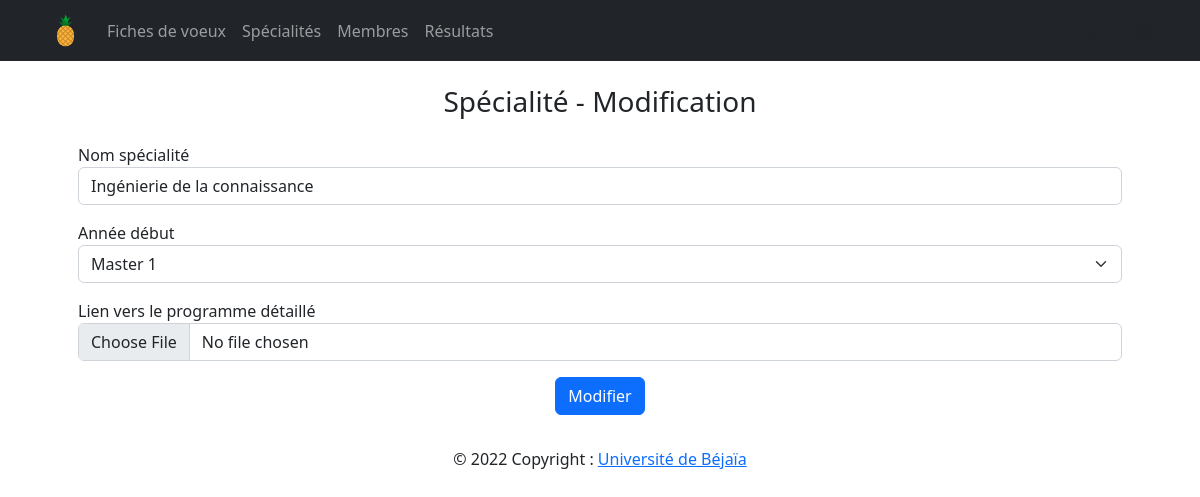
/dashboard/specialites/edit.php?id=8 (signed in), run on the app's committed database.
### tables this page shows
CREATE TABLE Specialite (
	idSpecialite int NOT NULL AUTO_INCREMENT,
	nomSpecialite varchar(100) NOT NULL,
	anneeDebut int,
	programme varchar(255),
	
	CONSTRAINT pk_specialite PRIMARY KEY (idSpecialite),
	CONSTRAINT fk_specialite_Voeux FOREIGN KEY(anneeDebut) REFERENCES AnneeEtud(idAnneeEtud) ON DELETE SET NULL ON UPDATE CASCADE
	);

### queries/specialite.php (called while the page is built, shortened)
<?php
    include_once __DIR__.'/../Model/connexionBDD.php';
function getSpecialiteById($id) {
    global $bdd;
    try {
        $request = $bdd->prepare("SELECT * FROM Specialite WHERE idSpecialite=?");
        $request->execute(array($id));
        $result = $request->fetch(PDO::FETCH_OBJ);
        return $result;
    } catch (PDOException $e) {
        echo $e;
    }
}
?>

### dashboard/specialites/edit.php (the view, shortened to what this page needs)
<?php
include_once '../../View/header.php';
include_once '../../Controller/specialites.php';
if (isset($_GET['id'])) {
    $id = (int)$_GET['id'];
    $specia = getSpecialiteById($id);
    $champNomSpecia = $specia->nomSpecialite ;
    $champAnnee = $specia->anneeDebut;
    $champProgramme = $specia->programme;
}
?>
<div class="container p-3 mt-2 text-center">
    <h3 class="titrePage">Spécialité - Modification</h3>
</div>
<div class="container mx-auto px-5">
    <form method="POST" action="edit.php?id=<?= $id ?>">
        <div class="form-group mb-3">
            <label class="myLabel" for="addNomSpecia">Nom spécialité</label>
            <input class="form-control" type="text" name="addNomSpecia" id="addNomSpecia" placeholder="Nom spécialité" required value="<?= $champNomSpecia?>" )>
        </div>
        <div class="form-group mb-3">
            <label class="myLabel" for="addAnneeSpecia">Année début</label>
            <select class="form-select" aria-label="Etat" id="addAnneeSpecia" name="addAnneeSpecia" required>
                <option value="4" <?php if($champAnnee==4) echo "selected"?>>Master 1</option>
            </select>
        </div>
        <div class="form-group mb-3">
            <label class="myLabel" for="addProgramme">Lien vers le programme détaillé</label>
            <input class="form-control" type="file" name="addProgramme" id="addProgramme" placeholder="Programme" autocomplete="off" value="<?= htmlentities($champProgramme) ?>">
        </div>
        <div class="form-group mb-3 text-center">
            <button class="btn btn-primary" type="submit">Modifier</button>
        </div>
    </form>
</div>
<?php
include_once '../../View/footer.php';
?>

### data on the page
specialite: addNomSpecia "Ingénierie de la connaissance", addAnneeSpecia "Master 1"
